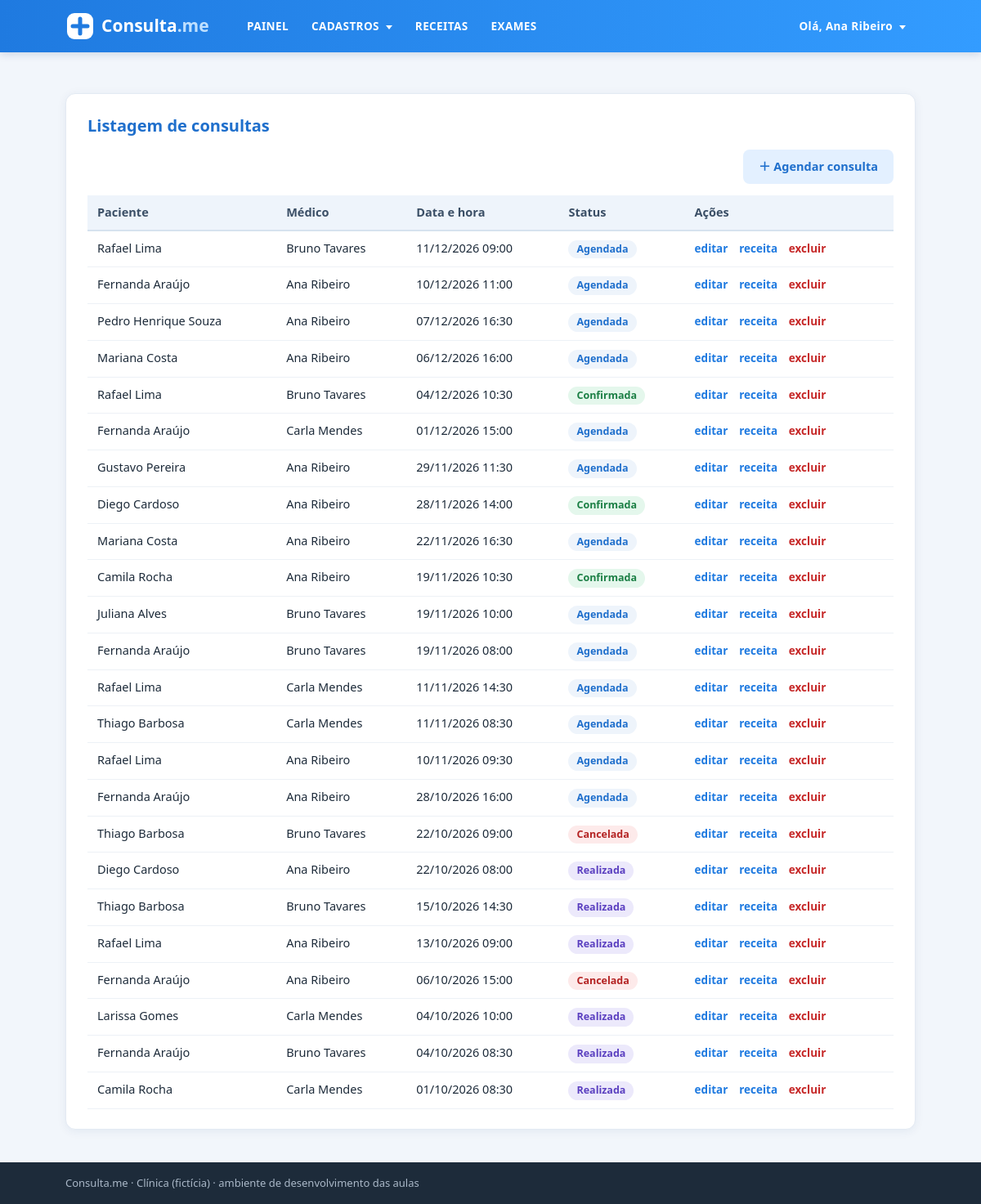
The page /consultas/ (signed in) on the database its author committed.
### intranet/models.py (models this page shows, shortened)
class Consulta(models.Model):
    paciente_id = models.ForeignKey(Paciente, on_delete=models.CASCADE)
    medico_id = models.ForeignKey(Medico, on_delete=models.CASCADE)
    horario = models.DateTimeField(default=timezone.now)
    observacao = models.TextField(blank=True)   # anotações do atendimento
    status = models.CharField(
        default='A',
        max_length=1,
        choices=(
            ('A', 'Agendada'),
            ('X', 'Cancelada'),
            ('C', 'Confirmada'),
            ('R', 'Realizada')
        )
    )

class Paciente(models.Model):
    nome = models.CharField(max_length=50)
    sobrenome = models.CharField(max_length=50)
    email = models.EmailField()
    telefone = models.CharField(max_length=15)
    cpf = models.CharField(max_length=11)   # 11 dígitos, sem pontos e traço
    criacao_data = models.DateTimeField(default=timezone.now)
    mensagem = models.TextField(blank=True)
    ativo = models.BooleanField(default=True)
    imagem = models.ImageField(upload_to='img/%Y/%m', blank=True)

class Medico(models.Model):
    nome = models.CharField(max_length=30)
    sobrenome = models.CharField(max_length=30)
    email = models.EmailField()
    criacao_data = models.DateTimeField(default=timezone.now)
    telefone = models.CharField(max_length=15)
    crm = models.CharField(max_length=6)
    especialidade = models.CharField(max_length=20)
    ativo = models.BooleanField(default=True)
    mensagem = models.TextField(blank=True)
    imagem = models.ImageField(upload_to='img/%Y/%m', blank=True)
    usuario = models.OneToOneField(
        settings.AUTH_USER_MODEL,
        on_delete=models.SET_NULL,
        null=True, blank=True,
        related_name='medico',
    )

### intranet/views.py (the view)
# urls.py: path('consultas/', views.ConsultaListView.as_view(), name='consulta-list'),
class ConsultaListView(LoginRequiredMixin, ListView):
    model = Consulta
    template_name = 'intranet/consultas/listagem.html'
    context_object_name = 'consultas'
    def get_queryset(self):
        return Consulta.objects.select_related('paciente_id', 'medico_id').order_by('-horario')

### intranet/templates/intranet/consultas/listagem.html (shortened to what this page needs)
{% extends 'intranet/base_logado.html' %}
{% block content %}
<main class="container">
  <section class="card">
    <h2 class="title">Listagem de consultas</h2>
    <div class="table-controls">
      <a href="{% url 'intranet:consulta-create' %}" class="btn btn-tertiary">＋ Agendar consulta</a>
    </div>
    <table class="tabela">
      <thead><tr><th>Paciente</th><th>Médico</th><th>Data e hora</th><th>Status</th><th>Ações</th></tr></thead>
      <tbody>
        {% for consulta in consultas %}
        <tr>
          <td>{{ consulta.paciente_id.nome }} {{ consulta.paciente_id.sobrenome }}</td>
          <td>{{ consulta.medico_id.nome }} {{ consulta.medico_id.sobrenome }}</td>
          <td>{{ consulta.horario|date:"d/m/Y H:i" }}</td>
          <td><span class="status status-{{ consulta.status }}">{{ consulta.get_status_display }}</span></td>
          <td class="acoes">
            <a href="{% url 'intranet:consulta-update' consulta.pk %}">editar</a>
            <a href="{% url 'intranet:receita-create' %}?consulta={{ consulta.pk }}">receita</a>
            <a class="perigo" href="{% url 'intranet:consulta-delete' consulta.pk %}">excluir</a>
          </td>
        </tr>
        {% empty %}
        <tr><td colspan="5">Nenhuma consulta cadastrada.</td></tr>
        {% endfor %}
      </tbody>
    </table>
  </section>
</main>
{% endblock %}

### intranet/templates/intranet/base_logado.html (shortened to what this page needs)
{% extends 'intranet/base.html' %}
{% load static %}
{% block header %}
<header class="header">
  <div class="container header-container">
    <a class="logo" href="{% url 'intranet:painel' %}">
      <img src="{% static 'intranet/assets/logo.svg' %}" alt="Consulta.me">
    </a>
    <nav class="main-nav">
      <ul class="nav-left">
        <li><a href="{% url 'intranet:painel' %}">PAINEL</a></li>
        <li class="dropdown">
          <a href="#">CADASTROS <i class="arrow-down"></i></a>
        </li>
        <li><a href="{% url 'intranet:receita-list' %}">RECEITAS</a></li>
        <li><a href="{% url 'intranet:exames' %}">EXAMES</a></li>
      </ul>
      <ul class="nav-right">
        <li class="dropdown">
          <a href="#">
            Olá, <span>{{ request.user.get_full_name|default:request.user.username }}</span> <i class="arrow-down"></i>
          </a>
        </li>
      </ul>
    </nav>
  </div>
</header>
{% endblock %}

### intranet/static/intranet/style.css (style rules this page uses)
* { box-sizing: border-box; margin: 0; padding: 0; }
body { font-family: 'Segoe UI', Helvetica, Arial, sans-serif; background: #f2f6fb; color: #1d2b3a; line-height: 1.5; min-height: 100vh; display: flex; flex-direction: column; }
a { color: #1f7ae0; text-decoration: none; }
.container { width: 100%; max-width: 1080px; margin: 0 auto; padding: 0 20px; }
main.container { flex: 1; padding-top: 28px; padding-bottom: 40px; }
.header { background: #339cff; background: linear-gradient(90deg, #1f7ae0, #339cff); box-shadow: 0 2px 10px rgba(20, 60, 120, .18); }
.header-container { display: flex; align-items: center; justify-content: space-between; min-height: 64px; gap: 20px; }
.logo img { display: block; height: 40px; }
.main-nav { display: flex; align-items: center; justify-content: space-between; flex: 1; gap: 20px; }
.main-nav ul { list-style: none; display: flex; align-items: center; gap: 4px; }
.main-nav > ul > li > a { display: block; padding: 20px 12px; color: #fff; font-weight: 600; font-size: 13.5px; letter-spacing: .03em; }
.arrow-down { display: inline-block; width: 0; height: 0; margin-left: 4px; vertical-align: middle; border-left: 4px solid transparent; border-right: 4px solid transparent; border-top: 5px solid #fff; }
.header .dropdown { position: relative; }
.card { background: #fff; border-radius: 12px; padding: 24px 26px; margin-top: 22px; box-shadow: 0 2px 12px rgba(20, 60, 120, .07); border: 1px solid #e3eaf3; }
.title { font-size: 20px; color: #1f6fcc; margin-bottom: 14px; }
.table-controls { display: flex; justify-content: flex-end; gap: 10px; margin-bottom: 14px; }
.tabela { width: 100%; border-collapse: collapse; font-size: 14.5px; }
.tabela th { text-align: left; background: #eef4fb; color: #3b4f66; font-weight: 600; padding: 10px 12px; border-bottom: 2px solid #d6e2ef; }
.tabela td { padding: 10px 12px; border-bottom: 1px solid #edf1f6; vertical-align: top; }
.acoes a { margin-right: 10px; font-weight: 600; font-size: 13.5px; }
.acoes a.perigo { color: #c62828; }
.status { display: inline-block; padding: 2px 10px; border-radius: 999px; font-size: 12.5px; font-weight: 600; background: #eef4fb; color: #1f6fcc; }
.status-C { background: #e4f7ec; color: #1b7f45; }
.status-R { background: #ece9fb; color: #5a3fc0; }
.status-X { background: #fdeaea; color: #b42323; }
.btn { display: inline-block; padding: 9px 18px; border-radius: 8px; border: 1px solid transparent; font-size: 14.5px; font-weight: 600; cursor: pointer; font-family: inherit; text-align: center; }
.btn-tertiary { background: #e3f0ff; color: #1f6fcc; }

### rows shown on the page
Consulta: paciente_id.nome "Rafael", paciente_id.sobrenome "Lima", medico_id.nome "Bruno", medico_id.sobrenome "Tavares", horario "11/12/2026 09:00", status "Agendada"
Consulta: paciente_id.nome "Fernanda", paciente_id.sobrenome "Araújo", medico_id.nome "Ana", medico_id.sobrenome "Ribeiro", horario "10/12/2026 11:00", status "Agendada"
Consulta: paciente_id.nome "Pedro", paciente_id.sobrenome "Henrique Souza", medico_id.nome "Ana", medico_id.sobrenome "Ribeiro", horario "07/12/2026 16:30", status "Agendada"
Consulta: paciente_id.nome "Mariana", paciente_id.sobrenome "Costa", medico_id.nome "Ana", medico_id.sobrenome "Ribeiro", horario "06/12/2026 16:00", status "Agendada"
Consulta: paciente_id.nome "Rafael", paciente_id.sobrenome "Lima", medico_id.nome "Bruno", medico_id.sobrenome "Tavares", horario "04/12/2026 10:30", status "Confirmada"
Consulta: paciente_id.nome "Fernanda", paciente_id.sobrenome "Araújo", medico_id.nome "Carla", medico_id.sobrenome "Mendes", horario "01/12/2026 15:00", status "Agendada"
Consulta: paciente_id.nome "Gustavo", paciente_id.sobrenome "Pereira", medico_id.nome "Ana", medico_id.sobrenome "Ribeiro", horario "29/11/2026 11:30", status "Agendada"
Consulta: paciente_id.nome "Diego", paciente_id.sobrenome "Cardoso", medico_id.nome "Ana", medico_id.sobrenome "Ribeiro", horario "28/11/2026 14:00", status "Confirmada"
Consulta: paciente_id.nome "Mariana", paciente_id.sobrenome "Costa", medico_id.nome "Ana", medico_id.sobrenome "Ribeiro", horario "22/11/2026 16:30", status "Agendada"
Consulta: paciente_id.nome "Camila", paciente_id.sobrenome "Rocha", medico_id.nome "Ana", medico_id.sobrenome "Ribeiro", horario "19/11/2026 10:30", status "Confirmada"
Consulta: paciente_id.nome "Juliana", paciente_id.sobrenome "Alves", medico_id.nome "Bruno", medico_id.sobrenome "Tavares", horario "19/11/2026 10:00", status "Agendada"
Consulta: paciente_id.nome "Fernanda", paciente_id.sobrenome "Araújo", medico_id.nome "Bruno", medico_id.sobrenome "Tavares", horario "19/11/2026 08:00", status "Agendada"
Consulta: paciente_id.nome "Rafael", paciente_id.sobrenome "Lima", medico_id.nome "Carla", medico_id.sobrenome "Mendes", horario "11/11/2026 14:30", status "Agendada"
Consulta: paciente_id.nome "Thiago", paciente_id.sobrenome "Barbosa", medico_id.nome "Carla", medico_id.sobrenome "Mendes", horario "11/11/2026 08:30", status "Agendada"
Consulta: paciente_id.nome "Rafael", paciente_id.sobrenome "Lima", medico_id.nome "Ana", medico_id.sobrenome "Ribeiro", horario "10/11/2026 09:30", status "Agendada"
Consulta: paciente_id.nome "Fernanda", paciente_id.sobrenome "Araújo", medico_id.nome "Ana", medico_id.sobrenome "Ribeiro", horario "28/10/2026 16:00", status "Agendada"
Consulta: paciente_id.nome "Thiago", paciente_id.sobrenome "Barbosa", medico_id.nome "Bruno", medico_id.sobrenome "Tavares", horario "22/10/2026 09:00", status "Cancelada"
Consulta: paciente_id.nome "Diego", paciente_id.sobrenome "Cardoso", medico_id.nome "Ana", medico_id.sobrenome "Ribeiro", horario "22/10/2026 08:00", status "Realizada"
Consulta: paciente_id.nome "Thiago", paciente_id.sobrenome "Barbosa", medico_id.nome "Bruno", medico_id.sobrenome "Tavares", horario "15/10/2026 14:30", status "Realizada"
Consulta: paciente_id.nome "Rafael", paciente_id.sobrenome "Lima", medico_id.nome "Ana", medico_id.sobrenome "Ribeiro", horario "13/10/2026 09:00", status "Realizada"
Consulta: paciente_id.nome "Fernanda", paciente_id.sobrenome "Araújo", medico_id.nome "Ana", medico_id.sobrenome "Ribeiro", horario "06/10/2026 15:00", status "Cancelada"
Consulta: paciente_id.nome "Larissa", paciente_id.sobrenome "Gomes", medico_id.nome "Carla", medico_id.sobrenome "Mendes", horario "04/10/2026 10:00", status "Realizada"
Consulta: paciente_id.nome "Fernanda", paciente_id.sobrenome "Araújo", medico_id.nome "Bruno", medico_id.sobrenome "Tavares", horario "04/10/2026 08:30", status "Realizada"
Consulta: paciente_id.nome "Camila", paciente_id.sobrenome "Rocha", medico_id.nome "Carla", medico_id.sobrenome "Mendes", horario "01/10/2026 08:30", status "Realizada"

### other values the page prints
{{ request.user.get_full_name|default:request.user.username }} "Ana Ribeiro"
